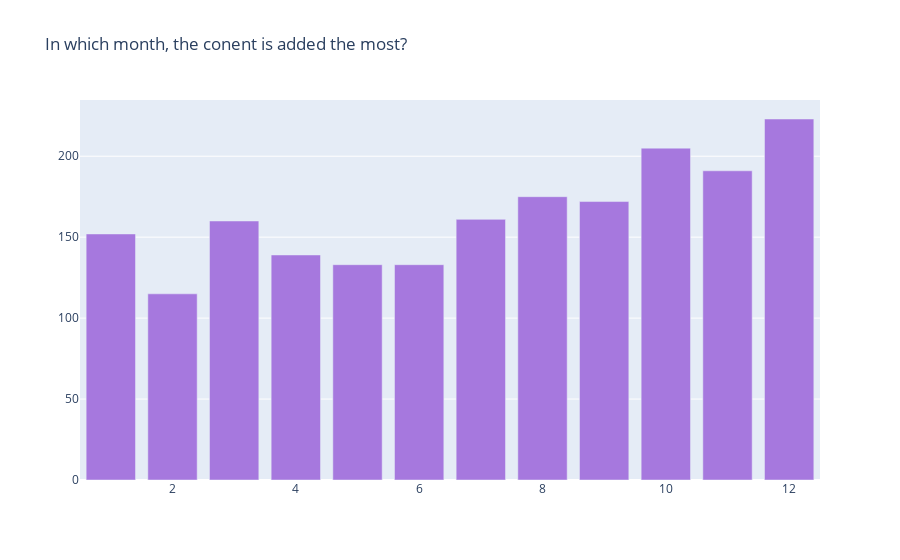

Notebook cell for this chart:
### Code cell
col = 'month_added'
vc1 = d1[col].value_counts().reset_index()
vc1 = vc1.rename(columns = {col : "count", "index" : col})
vc1['percent'] = vc1['count'].apply(lambda x : 100*x/sum(vc1['count']))
vc1 = vc1.sort_values(col)

trace1 = go.Bar(x=vc1[col], y=vc1["count"], name="TV Shows", marker=dict(color="#a678de"))
data = [trace1]
layout = go.Layout(title="Amount of Content Added by Month", legend=dict(x=0.1, y=1.1, orientation="h"))
fig = go.Figure(data, layout=layout)
fig.show()

### Figure 1 — Plotly figure (JSON) as saved in the notebook; plotly's stock layout.template omitted (floating-point values rounded to 4 significant figures)
{"data": [{"marker": {"color": "#a678de"}, "name": "TV Shows", "type": "bar", "x": [1, 2, 3, 4, 5, 6, 7, 8, 9, 10, 11, 12], "y": [152, 115, 160, 139, 133, 133, 161, 175, 172, 205, 191, 223]}], "layout": {"legend": {"orientation": "h", "x": 0.1, "y": 1.1}, "title": {"text": "In which month, the conent is added the most?"}}}
